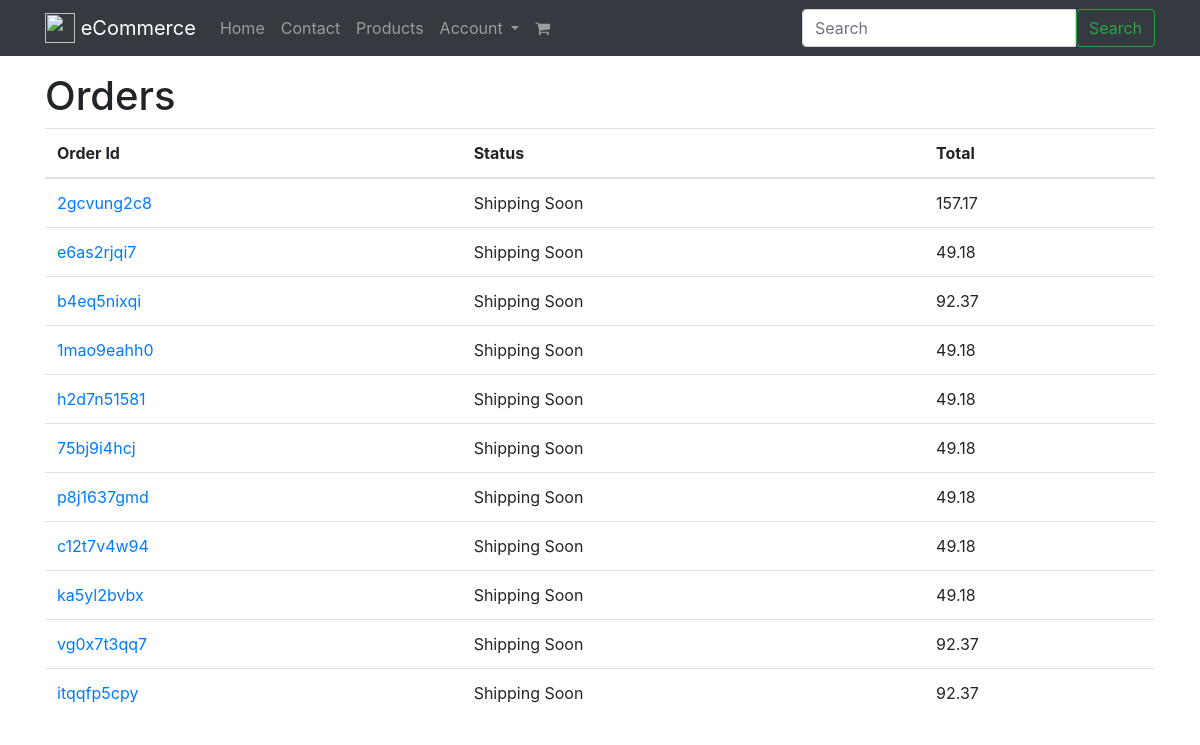
/orders/ (signed in), run on an earlier commit of the app's database.
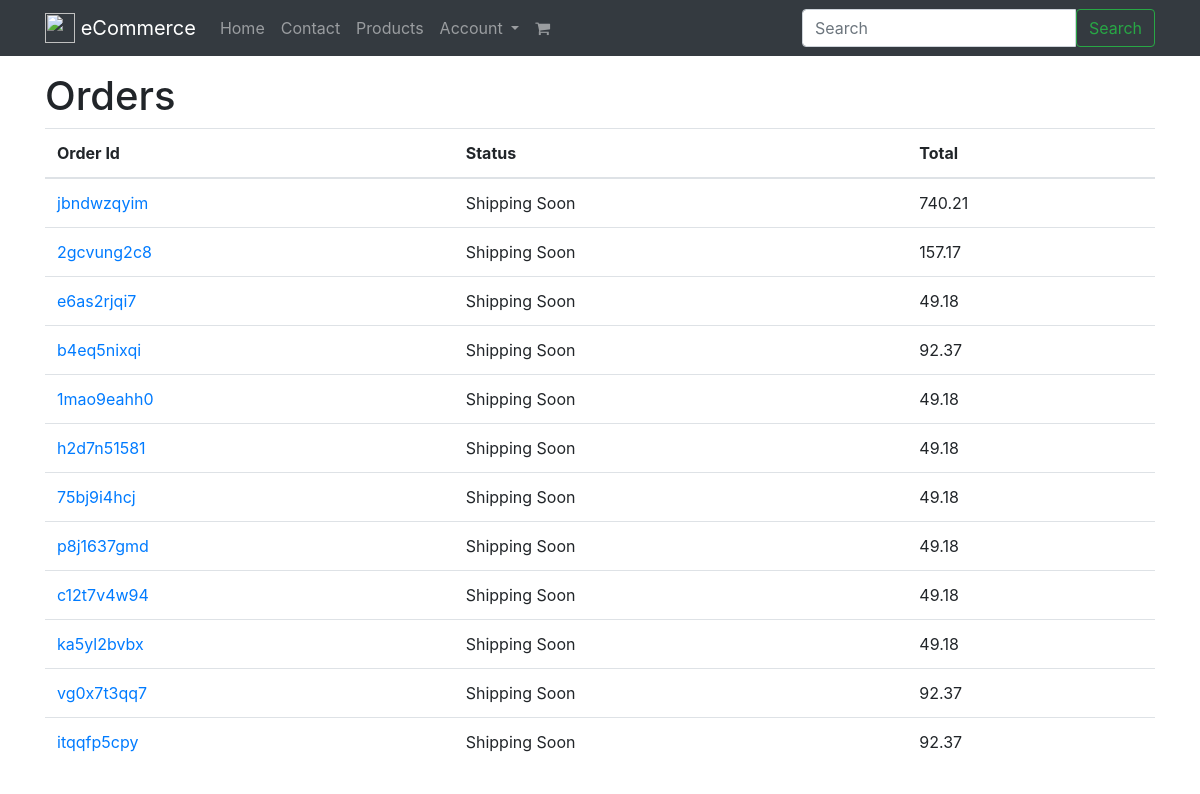
And on a later commit of the database.
### orders/models.py (models this page shows, shortened)
class Order(models.Model):
    billing_profile     = models.ForeignKey(BillingProfile, null=True, blank=True,on_delete=models.CASCADE)
    order_id            = models.CharField(max_length=120, blank=True) # AB31DE3
    shipping_address    = models.ForeignKey(Address, related_name="shipping_address",null=True, blank=True,on_delete=models.CASCADE)
    billing_address     = models.ForeignKey(Address, related_name="billing_address", null=True, blank=True,on_delete=models.CASCADE)
    shipping_address_final    = models.TextField(blank=True, null=True)
    billing_address_final     = models.TextField(blank=True, null=True)
    cart                = models.ForeignKey(Cart,on_delete=models.CASCADE)
    status              = models.CharField(max_length=120, default='created', choices=ORDER_STATUS_CHOICES)
    shipping_total      = models.DecimalField(default=5.99, max_digits=100, decimal_places=2)
    total               = models.DecimalField(default=0.00, max_digits=100, decimal_places=2)
    active              = models.BooleanField(default=True)
    updated             = models.DateTimeField(auto_now=True)
    timestamp           = models.DateTimeField(auto_now_add=True)
    objects = OrderManager()
    class Meta:
       ordering = ['-timestamp', '-updated']
    def get_absolute_url(self):
        return reverse("orders:detail", kwargs={'order_id': self.order_id})
    def get_status(self):
        if self.status == "refunded":
            return "Refunded order"
        elif self.status == "shipped":
            return "Shipped"
        return "Shipping Soon"

### orders/views.py (the view)
class OrderListView(LoginRequiredMixin, ListView):
    def get_queryset(self):
        return Order.objects.by_request(self.request).not_created()

### billing/models.py (called while the page is built)
    def new_or_get(self, request):
        user = request.user
        guest_email_id = request.session.get('guest_email_id')
        created = False
        obj = None
        if user.is_authenticated:
            obj, created = self.model.objects.get_or_create(
                            user=user, email=user.email)
        elif guest_email_id is not None:
            'guest user checkout; auto reloads payment stuff'
            guest_email_obj = GuestEmail.objects.get(id=guest_email_id)
            obj, created = self.model.objects.get_or_create(
                                            email=guest_email_obj.email)
        else:
            pass
        return obj, created

### orders/models.py (called while the page is built)
    def by_request(self, request):
        billing_profile, created = BillingProfile.objects.new_or_get(request)
        return self.filter(billing_profile=billing_profile)

    def not_created(self):
        return self.exclude(status='created')

    def get_queryset(self):
        return OrderManagerQuerySet(self.model, using=self._db)

    def by_request(self, request):
        return self.get_queryset().by_request(request)

### orders/templates/orders/order_list.html
{% extends "base.html" %}
{% block content %}
<div class='row'>
    <div class='col-12'>
        <h1>Orders</h1>
    </div>
</div>
<div class='row'>
    <div class='col'>
        <table class='table'>
            <thead><th>Order Id</th><th>Status</th><th>Total</th></thead>
            <tbody>
                {% for object in object_list %}
                    <tr>
                        <td><a href='{{ object.get_absolute_url }}'>{{ object.order_id }}</a></td>
                        <td>{{ object.get_status }}</td>
                        <td>{{ object.total }}</td>
                    </tr>
                {% empty %}
                <tr><td colspan="3"><p class='lead'>No orders yet.</td></tr>
                {% endfor %}
            </tbody>
        </table>
    </div>
</div>
{% endblock %}

What changed in the data, as far as the page shows it:
added Order: order_id "jbndwzqyim", get_status "Shipping Soon", total "740.21"
